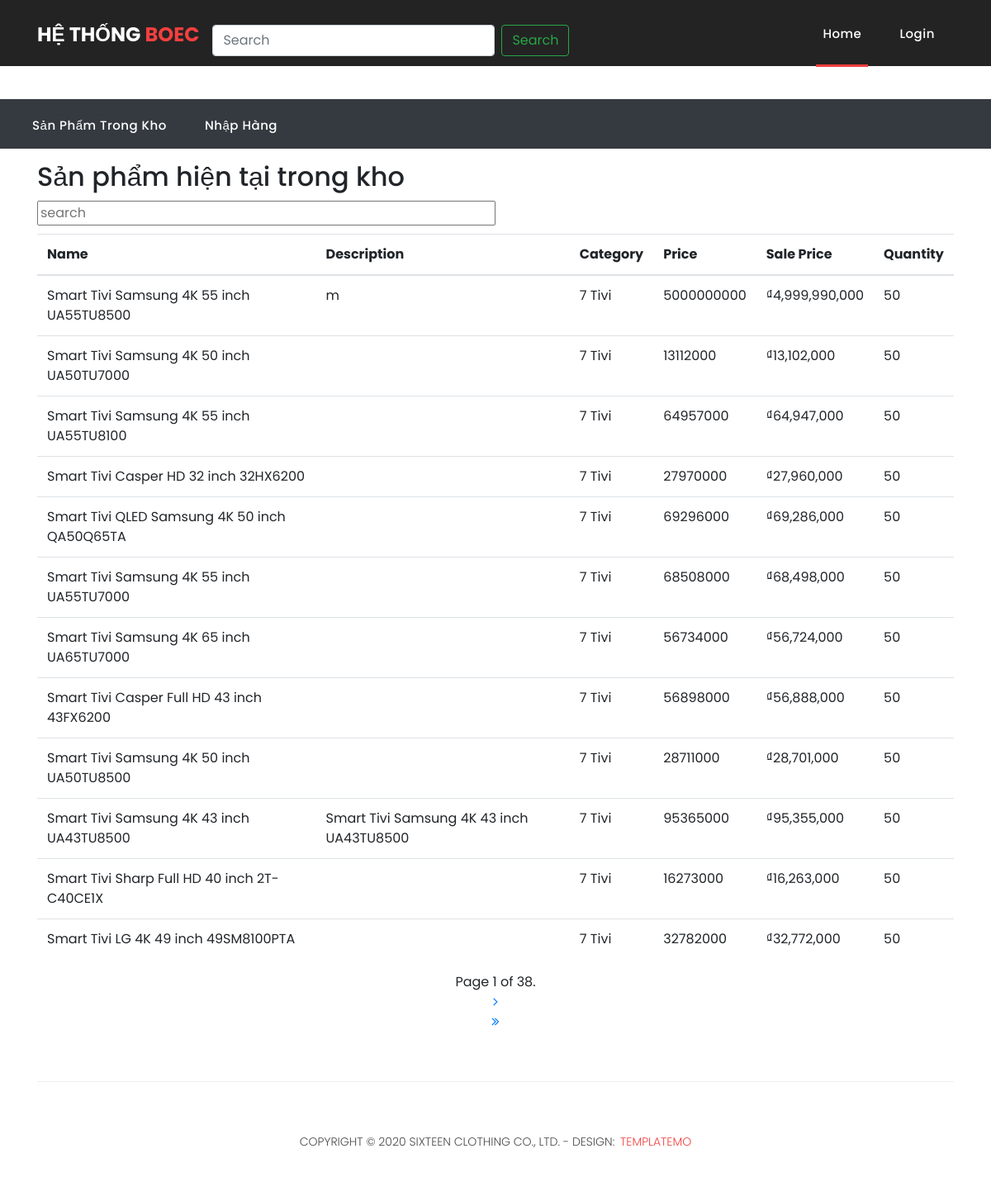
/nhaphang/index, run on the app's committed database.
### product/models.py (models this page shows, shortened)
class Product(models.Model):
    title =models.CharField(default='',max_length=255)
    desc=models.TextField(default='')
    category = models.ForeignKey(Category,on_delete=models.CASCADE)
    price=models.IntegerField(default=0)
    sale_price=models.IntegerField(default=0,null=True,blank=True)
    inventory=models.IntegerField(default=0,null=True,blank=True)
    thumbnail = models.CharField(default='',max_length=255,null=True)
    active= models.BooleanField(default=True)

class Category(models.Model):
    title = models.CharField(default='',max_length=100)
    slug=models.CharField(max_length=100,default='')
    desc=models.TextField(default='')
    parent_id = models.ForeignKey('self', on_delete=models.CASCADE, null=True,blank=True)
    active=models.BooleanField(default=True)
    list_display = ('title', 'parent_id')
    def __str__(self):
        return "%s %s" %(self.id, self.title)

### nhaphang/views.py (the view)
# urls.py: path('',CartView.as_view(),name="index"),
def index(request):
    context={}
    product_list = Product.objects.all()
    paginator = Paginator(product_list, 12) # Show 25 contacts per page.
    page_number = request.GET.get('page')
    page_obj = paginator.get_page(page_number)
    for item in page_obj:
        item.sale_price ="₫{:,.0f}".format(item.sale_price)
    context['page_obj']= page_obj
    return render(request,"nhaphang/xemsanpham.html",context)

### templates/nhaphang/xemsanpham.html (shortened to what this page needs)
{%extends 'nhaphang/kho.html'%}
{%block insideblock %}
<div class="container">
    <h2 style="margin-top: 15px;">Sản phẩm hiện tại trong kho</h2>
    <input id="qsearch" onkeyup="textChange()" type="text" placeholder="search" style="width: 50%;margin: 10px 0;">
    <div id="result_div">
      {% include 'nhaphang/result_product.html'%}
    </div>
  </div>
    {%endblock%}

### templates/nhaphang/result_product.html (shortened to what this page needs)
<table class="table table-hover">
    <thead>
      <tr>
        <th>Name</th>
        <th>Description</th>
        <th>Category</th>
        <th>Price</th>
        <th>Sale Price</th>
        <th>Quantity</th>
      </tr>
    </thead>
    <tbody>
      {%for item in page_obj%}
      <tr>
        <td>{{item.title}}</td>
        <td>{{item.desc}}</td>
        <td>{{item.category}}</td>
        <td>{{item.price}}</td>
        <td>{{item.sale_price}}</td>
        <td>{{item.inventory}}</td>
      </tr>
      {%endfor%}
    </tbody>
  </table>
  <div class="pages text-center">
    <span class="step-links">
      <ul class="pages">
        <span class="current">
            Page {{ page_obj.number }} of {{ page_obj.paginator.num_pages }}.
        </span>
        {% if page_obj.has_next %}
            <li>
              <a href="?page={{ page_obj.next_page_number }}"><i class="fa fa-angle-right"></i></a>
            </li>
            <li><a href="?page={{ page_obj.paginator.num_pages }}"><i class="fa fa-angle-double-right"></i></a></li>
        {% endif %}
    </span>
  </div>

### static/assets/css/templatemo-sixteen.css (style rules this page uses)
body { font-family: 'Poppins', sans-serif; overflow-x: hidden; text-rendering: optimizeLegibility; -webkit-font-smoothing: antialiased; -moz-osx-font-smoothing: grayscale; }
a { text-decoration: none!important; }
ul { padding: 0; margin: 0; list-style: none; }
h1,h2,h3,h4,h5,h6 { margin: 0px; }

### data on the page
Product: title "Smart Tivi Samsung 4K 55 inch UA55TU8500", desc "m", category "7 Tivi", price "5000000000", sale_price "₫4,999,990,000", inventory "50"
Product: title "Smart Tivi Samsung 4K 50 inch UA50TU7000", category "7 Tivi", price "13112000", sale_price "₫13,102,000", inventory "50"
Product: title "Smart Tivi Samsung 4K 55 inch UA55TU8100", category "7 Tivi", price "64957000", sale_price "₫64,947,000", inventory "50"
Product: title "Smart Tivi Casper HD 32 inch 32HX6200", category "7 Tivi", price "27970000", sale_price "₫27,960,000", inventory "50"
Product: title "Smart Tivi QLED Samsung 4K 50 inch QA50Q65TA", category "7 Tivi", price "69296000", sale_price "₫69,286,000", inventory "50"
Product: title "Smart Tivi Samsung 4K 55 inch UA55TU7000", category "7 Tivi", price "68508000", sale_price "₫68,498,000", inventory "50"
Product: title "Smart Tivi Samsung 4K 65 inch UA65TU7000", category "7 Tivi", price "56734000", sale_price "₫56,724,000", inventory "50"
Product: title "Smart Tivi Casper Full HD 43 inch 43FX6200", category "7 Tivi", price "56898000", sale_price "₫56,888,000", inventory "50"
Product: title "Smart Tivi Samsung 4K 50 inch UA50TU8500", category "7 Tivi", price "28711000", sale_price "₫28,701,000", inventory "50"
Product: title "Smart Tivi Samsung 4K 43 inch UA43TU8500", desc "Smart Tivi Samsung 4K 43 inch UA43TU8500", category "7 Tivi", price "95365000", sale_price "₫95,355,000", inventory "50"
Product: title "Smart Tivi Sharp Full HD 40 inch 2T-C40CE1X", category "7 Tivi", price "16273000", sale_price "₫16,263,000", inventory "50"
Product: title "Smart Tivi LG 4K 49 inch 49SM8100PTA", category "7 Tivi", price "32782000", sale_price "₫32,772,000", inventory "50"

### other printed values
{{ page_obj.number }} "1"
{{ page_obj.paginator.num_pages }} "38"
